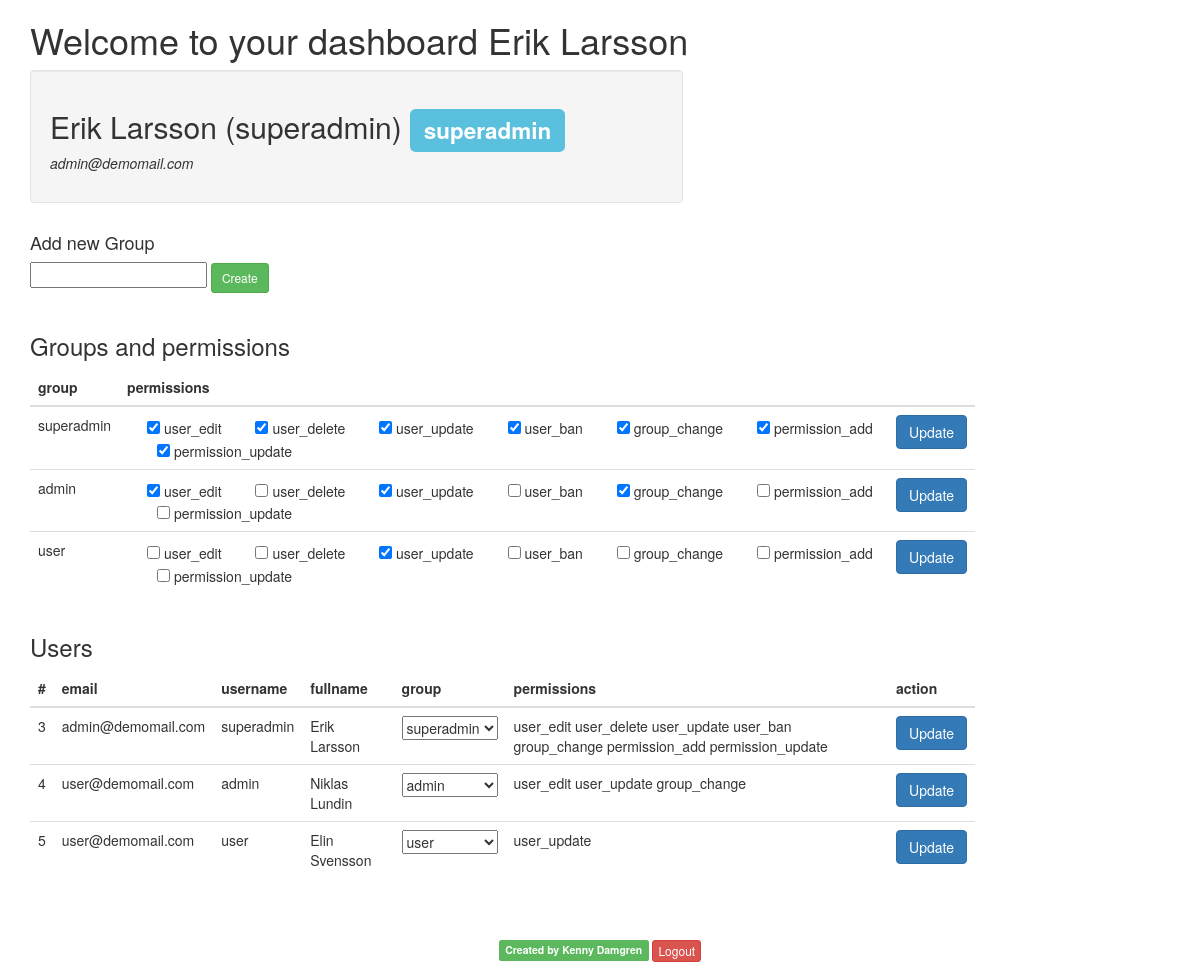
Page /dashboard.php (signed in) on the committed database.
### tables this page shows
CREATE TABLE IF NOT EXISTS `users` (
  `id` int(16) unsigned NOT NULL AUTO_INCREMENT,
  `email` varchar(100) NOT NULL,
  `username` varchar(50) NOT NULL,
  `password` varchar(60) NOT NULL,
  `first_name` varchar(100) NOT NULL,
  `last_name` varchar(100) NOT NULL,
  `banned` int(16) DEFAULT '0',
  `created_at` int(11) NOT NULL,
  PRIMARY KEY (`id`)
);

CREATE TABLE IF NOT EXISTS `groups` (
  `id` int(16) unsigned NOT NULL AUTO_INCREMENT,
  `name` varchar(70) NOT NULL,
  PRIMARY KEY (`id`)
);

CREATE TABLE IF NOT EXISTS `permissions` (
  `id` int(16) unsigned NOT NULL AUTO_INCREMENT,
  `name` varchar(140) NOT NULL,
  PRIMARY KEY (`id`)
);

### Sody/src/Repository/BaseRepository.php (called while the page is built, shortened)
<?php
abstract class BaseRepository
{
    public function __construct(DatabaseInterface $db = null)
    {
        if ($db) {
            $this->db = $db->connect();
        }
    }
}

### Sody/src/Database/SimplePdo.php (called while the page is built, shortened)
<?php
class SimplePdo implements DatabaseInterface
{
    private $host;
    private $user;
    private $pass;
    private $name;
    public function __construct()
    {
        $configuration = function ($db) {
            $file = ROOT_PATH . 'config/database.php';
        };
    }
    private function getPdoStr()
    {
        return "mysql:host={$this->host};dbname={$this->name}";
    }
    public function connect()
    {
        $this->pdo = new PDO($this->getPdoStr(), $this->user, $this->pass);
        $this->pdo->setAttribute(PDO::ATTR_ERRMODE, PDO::ERRMODE_EXCEPTION);
        return $this->pdo;
    }
    public function setHost($host)
    {
        $this->host = $host;
        return $this;
    }
    public function setName($name)
    {
        $this->name = $name;
        return $this;
    }
    public function setUser($user)
    {
        $this->user = $user;
        return $this;
    }
    public function setPass($pass)
    {
        $this->pass = $pass;
        return $this;
    }
}

### Sody/src/Repository/UserRepository.php (called while the page is built, shortened)
<?php
class UserRepository extends BaseRepository
{
    public function getAllUsers()
    {
        try {
            $query = "SELECT
            id, email, username, first_name as firstName, last_name as lastName FROM users";
            $stmt = $this->db->query($query);
            return $stmt->fetchAll(PDO::FETCH_ASSOC);
        } catch (Exception $e) {
            d($e->getMessage());
        }
    }
}

### Sody/src/Authenticate/User.php (called while the page is built, shortened)
<?php
class User implements UserInterface
{
    private $group = null;
    public $id;
    public $username;
    public $email;
    public $firstName;
    public $lastName;
    public function __construct(
        BaseRepository $repo = null,
        Group $group = null,
        $userData = []
    ) {
        $this->group = $group;
    }
    public function getId()
    {
        return $this->id;
    }
    public function getUsername()
    {
        return $this->username;
    }
    public function getEmail()
    {
        return $this->email;
    }
    public function getFullName()
    {
        return $this->firstName . ' ' . $this->lastName;
    }
    public function getGroup()
    {
        return $this->group->getNameByUserId($this->id);
    }
    public function getPermissions()
    {
        return $this->group->getPermissions();
    }
}

### helper.php (called while the page is built, shortened)
<?php
function _safe($str)
{
    return htmlspecialchars($str, ENT_QUOTES, 'UTF-8');
}

### Sody/src/Authorization/Group.php (called while the page is built, shortened)
<?php
class Group
{
    private $repo = null;
    private $id;
    private $name;
    private $permissions = [];
    public function __construct(BaseRepository $repo = null)
    {
        $this->repo = $repo;
    }
    public function setId($id)
    {
        $this->id = $id;
        return $this;
    }
    public function setName($name)
    {
        $this->name = $name;
        return $this;
    }
    public function getName()
    {
        return $this->name;
    }
    public function getPermissions()
    {
        if ($this->permissions) {
            $this->permissions = [];
        }
        $permissions = $this->repo->getPermissionsByGroupId($this->id);
        if ($permissions) {
            foreach ($permissions as $key => $permission) {
                $this->permissions[(int) $permission['id']] = (string) $permission['name'];
            }
        }
        return $this->permissions;
    }
    public function hasPermission($permission)
    {
        $this->getPermissions();
        return in_array($permission, $this->permissions);
    }
    public function getAllPermissions()
    {
        return $this->repo->getAllPermissions();
    }
    public function getAllGroups()
    {
        return $this->repo->getAllGroups();
    }
    public function getNameByUserId($id)
    {
        $data = $this->repo->getGroupByUserId($id);
        if ($data) {
            $name = $data['groupName'];
            $this->id = $data['id'];
            return $this->name = $name;
        }
    }
}

### Sody/src/Repository/GroupRepository.php (called while the page is built, shortened)
<?php
class GroupRepository extends BaseRepository
{
    public function getGroupByUserId($id)
    {
        try {
            $query = 'SELECT g.name as groupName, g.id '
                   . 'FROM groups g '
                   . 'JOIN user_group ug '
                   . 'ON ug.user_id = :id '
                   . 'WHERE g.id = ug.group_id ';
            $stmt = $this->db->prepare($query);
            $stmt->execute(array('id' => $id));
            return $stmt->fetch(PDO::FETCH_ASSOC);
        } catch (Exception $e) {
            d($e->getMessage());
        }
    }
    public function getPermissionsByGroupId($id)
    {
        try {
            $query = 'SELECT p.name, p.id '
                   . 'FROM permissions p '
                   . 'JOIN group_permission gp '
                   . 'ON gp.group_id = :id '
                   . 'WHERE p.id = gp.permission_id ';
            $stmt = $this->db->prepare($query);
            $stmt->execute(array('id' => $id));
            return $stmt->fetchAll(PDO::FETCH_ASSOC);
        } catch (Exception $e) {
            d($e->getMessage());
        }
    }
    public function getAllPermissions()
    {
        try {
            $query = "SELECT id, name FROM permissions";
            $stmt = $this->db->query($query);
            return $stmt->fetchAll(PDO::FETCH_ASSOC);
        } catch (Exception $e) {
            d($e->getMessage());
        }
    }
    public function getAllGroups()
    {
        try {
            $query = "SELECT id, name FROM groups";
            $stmt = $this->db->query($query);
            return $stmt->fetchAll(PDO::FETCH_ASSOC);
        } catch (Exception $e) {
            d($e->getMessage());
        }
    }
}

### Sody/src/Authorization/Protector.php (called while the page is built, shortened)
<?php
class Protector
{
    private $user = null;
    public function __construct(UserInterface $user = null)
    {
        $this->user = $user;
    }
    public function inGroup($group)
    {
        if (is_array($group)) {
            $found = false;
            foreach ($group as $iGroup) {
                if ($this->user->getGroup() == $iGroup) {
                    $found = true;
                }
            }
            return $found;
        }
        return $this->user->getGroup() == $group;
    }
}

### dashboard.php (the view, shortened to what this page needs)
<?php
require __DIR__ . '/helper.php';
$userData = unserialize($_SESSION['user']);
$db = new Sody\Database\SimplePdo();
$userRepo = new Sody\Repository\UserRepository($db);
$groupRepo = new Sody\Repository\GroupRepository($db);
$userGroup = new Sody\Authorization\Group($groupRepo);
$user = new Sody\Authenticate\User($userRepo, $userGroup, $userData);
$hasAdminPriv = (new Sody\Authorization\Protector($user))->inGroup(array('superadmin', 'admin'));
if ($hasAdminPriv) {
    $users = $userRepo->getAllUsers();
}
?>
<!doctype html>
<html lang="en">
<head>
  <link rel="stylesheet" href="http://netdna.bootstrapcdn.com/bootstrap/3.1.0/css/bootstrap.min.css">
</head>
<body>
    <div class="container">
        <div class="row">
            <div class="col-lg-12">
                <h1>Welcome to your dashboard <?= _safe($user->getFullName()) ?></h1>
                <div class="row">
                    <div class="col-lg-7">
                        <div class="well well-xs">
                            <h2>
                                <?= _safe($user->getFullName()) ?> (<?= _safe($user->getUsername()) ?>)
                                <span class="label label-info"><?= _safe($user->getGroup()) ?></span>
                            </h2>
                            <p><em><?= _safe($user->getEmail()) ?></em></p>
                        </div>
                    </div>
                </div>
                <div class="row">
                    <div class="col-lg-10">
                    <?php if ($hasAdminPriv): ?>
                        <div class="row">
                            <div class="col-lg-4">
                                <h4>Add new Group</h4>
                                <form method="post" action="<?= htmlentities($_SERVER['PHP_SELF']) ?>">
                                <input type="text" name="newGroup">
                                <input type="submit" class="btn btn-success btn-sm" name="newGroupSubmit" value="Create">
                                </form>
                            </div>
                        </div>
                        <h3>Groups and permissions</h3>
                        <table class="table">
                            <thead>
                                <tr>
                                    <th>group</th>
                                    <th colspan="2">permissions</th>
                                </tr>
                            </thead>
                            <tbody>
                                <?php foreach($userGroup->getAllGroups() as $key => $value): ?>
                                <?php $userGroup->setId($value['id']) ?>
                                <?php $userGroup->setName($value['name']) ?>
                                <?php $groupPermissions = $userGroup->getPermissions() ?>
                                <form method="post" action="<?= htmlentities($_SERVER['PHP_SELF']) ?>">
                                <tr>
                                    <td><?= _safe($userGroup->getName()) ?></td>
                                    <td>
                                    <?php $allPermissions = $userGroup->getAllPermissions() ?>
                                    <?php foreach($allPermissions as $key => $value): ?>
                                        <label class="radio-inline">
                                            <?php if($userGroup->hasPermission($value['name'])): ?>
                                                <input type="checkbox" name="perms[]" value="<?= _safe($value['name']) ?>" checked> <?= $value['name'] ?>
                                            <?php else: ?>
                                                <input type="checkbox" name="perms[]" value="<?= _safe($value['name']) ?>"> <?= $value['name'] ?>
                                            <?php endif ?>
                                        </label>
                                    <?php endforeach ?>
                                    </td>
                                    <td>
                                        <input type="submit" class="btn btn-primary" name="updatePermission" value="Update">
                                    </td>
                                </tr>
                                </form>
                                <?php endforeach ?>
                            </tbody>
                        </table>
                        <h3>Users</h3>
                        <table class="table">
                            <thead>
                                <tr>
                                    <th>#</th>
                                    <th>email</th>
                                    <th>username</th>
                                    <th>fullname</th>
                                    <th>group</th>
                                    <th>permissions</th>
                                    <th>action</th>
                                </tr>
                            </thead>
                            <tbody>
                            <?php foreach ($users as $key => $usr): ?>
                                <?php $user->refresh($usr); ?>
                                <form method="post" action="<?= htmlentities($_SERVER['PHP_SELF']) ?>">
                                <tr>
                                    <td><?= _safe($user->getId()) ?></td>
                                    <td><?= _safe($user->getEmail()) ?></td>
                                    <td><?= _safe($user->getUsername()) ?></td>
                                    <td><?= _safe($user->getFullName()) ?></td>
                                    <td>
                                    <select name="userGroupSelect" id="userGroupSelect">
                                        <?php foreach($userGroup->getAllGroups() as $key => $value): ?>
                                            <?php if($value['name'] == $user->getGroup()): ?>
                                            <option value="<?= $value['id'] ?>" selected><?= _safe($value['name']) ?></option>
                                            <?php else: ?>
                                            <option value="<?= $value['id'] ?>"><?= _safe($value['name']) ?></option>
                                            <?php endif ?>
                                        <?php endforeach ?>
                                    </select>
                                    </td>
                                    <td>
                                    <?php foreach($user->getPermissions() as $id => $permission): ?>
                                    <?= _safe($permission) ?>
                                    <?php endforeach ?>
                                    </td>
                                    <td>
                                       <input type="submit" class="btn btn-primary" name="changeUserGroup" value="Update">
                                    </td>
                                </tr>
                                </form>
                            <?php endforeach ?>
                            </tbody>
                        </table>
                    <?php endif ?>
                    </div>
                </div>
            </div>
        </div>
        <footer id="site-footer" class="row">
            <section class="col-md-12">
                <p class="text-center">
                    <span class="label label-success">Created by Kenny Damgren</span>
                    <a href="/logout.php" class="btn btn-danger btn-xs">Logout</a>
                </p>
            </section>
        </footer>
    </div>
</body>
</html>

### rows in the picture
users: _safe($user->getFullName()) "Erik Larsson", username "superadmin", id.name "superadmin", email "admin@demomail.com", id "3", permission "user_edit", permission "user_delete", permission "user_update", permission "user_ban", permission "group_change", permission "permission_add", permission "permission_update"
groups: name "superadmin"
permissions: name "user_edit"
permissions: name "user_delete"
permissions: name "user_update"
permissions: name "user_ban"
permissions: name "group_change"
permissions: name "permission_add"
permissions: name "permission_update"
groups: name "admin"
groups: name "user"
users: id "4", email "user@demomail.com", username "admin", _safe($user->getFullName()) "Niklas Lundin", permission "user_edit", permission "user_update", permission "group_change"
users: id "5", email "user@demomail.com", username "user", _safe($user->getFullName()) "Elin Svensson", permission "user_update"

### other values in the picture
form field userGroupSelect "superadmin"
form field userGroupSelect "admin"
form field userGroupSelect "user"
